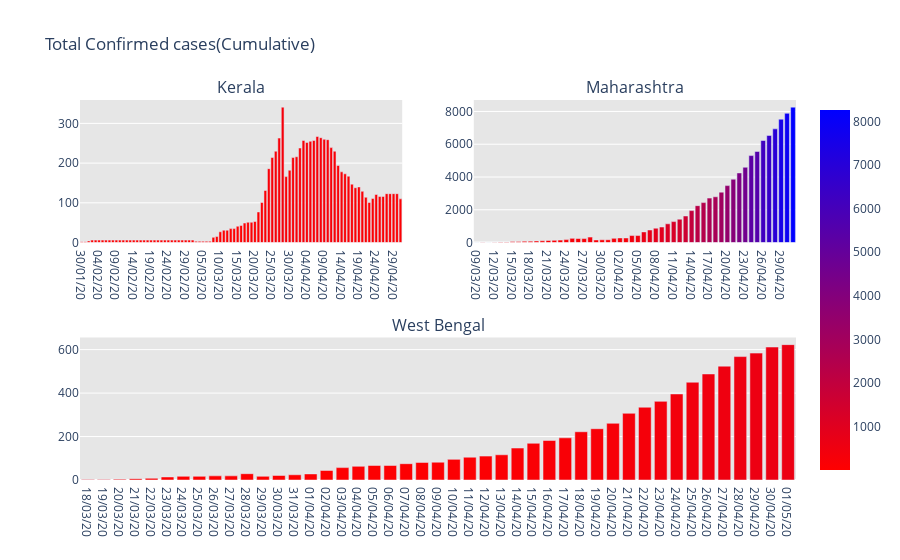

Notebook code cell kept with this figure:
### Code cell
from plotly.subplots import make_subplots

fig = make_subplots(
    rows=2, cols=2,
    specs=[[{}, {}],
           [{"colspan": 2}, None]],
    subplot_titles=("Kerala","Maharashtra", "West Bengal"))

fig.add_trace(go.Bar(x=kerala['Date'], y=kerala['Total Active'],
                    marker=dict(color=kerala['Total Active'], coloraxis="coloraxis")),1, 1)

fig.add_trace(go.Bar(x=mh['Date'], y=mh['Total Active'],
                    marker=dict(color=mh['Total Active'], coloraxis="coloraxis")),1, 2)

fig.add_trace(go.Bar(x=wb['Date'], y=wb['Total Active'],
                    marker=dict(color=wb['Total Active'], coloraxis="coloraxis")),2, 1)

fig.update_layout(coloraxis=dict(colorscale='Bluered_r'), showlegend=False,title_text="Total Confirmed cases(Cumulative)")

fig.update_layout(plot_bgcolor='rgb(230, 230, 230)')
fig.show()

### Figure 1 — Plotly figure (JSON) as saved in the notebook; plotly's stock layout.template omitted (floating-point values rounded to 4 significant figures)
{"data": [{"marker": {"color": [2, 2, 4, 6, 6, 6, 6, 6, 6, 6, 6, 6, 6, 6, 6, 6, 6, 6, 6, 6, 6, 6, 6, 6, 6, 6, 6, 6, 6, 6, 6, 6, 6, 3, 3, 3, 3, 3, 13, 15, 27, 31, 31, 35, 35, 41, 43, 49, 51, 51, 53, 77, 101, 131, 186, 214, 230, 263, 341, 166, 182, 214, 216, 238, 257, 252, 255, 257, 267, 264, 260, 259, 239, 230, 194, 178, 173, 167, 147, 138, 140, 129, 114, 101, 111, 121, 116, 116, 123, 123, 123, 123, 110], "coloraxis": "coloraxis"}, "type": "bar", "x": ["30/01/20", "31/01/20", "01/02/20", "02/02/20", "03/02/20", "04/02/20", "05/02/20", "06/02/20", "07/02/20", "08/02/20", "09/02/20", "10/02/20", "11/02/20", "12/02/20", "13/02/20", "14/02/20", "15/02/20", "16/02/20", "17/02/20", "18/02/20", "19/02/20", "20/02/20", "21/02/20", "22/02/20", "23/02/20", "24/02/20", "25/02/20", "26/02/20", "27/02/20", "28/02/20", "29/02/20", "01/03/20", "02/03/20", "03/03/20", "04/03/20", "05/03/20", "06/03/20", "07/03/20", "08/03/20", "09/03/20", "10/03/20", "11/03/20", "12/03/20", "13/03/20", "14/03/20", "15/03/20", "16/03/20", "17/03/20", "18/03/20", "19/03/20", "20/03/20", "21/03/20", "22/03/20", "23/03/20", "24/03/20", "25/03/20", "26/03/20", "27/03/20", "28/03/20", "29/03/20", "30/03/20", "31/03/20", "01/04/20", "02/04/20", "03/04/20", "04/04/20", "05/04/20", "06/04/20", "07/04/20", "08/04/20", "09/04/20", "10/04/20", "11/04/20", "12/04/20", "13/04/20", "14/04/20", "15/04/20", "16/04/20", "17/04/20", "18/04/20", "19/04/20", "20/04/20", "21/04/20", "22/04/20", "23/04/20", "24/04/20", "25/04/20", "26/04/20", "27/04/20", "28/04/20", "29/04/20", "30/04/20", "01/05/20"], "xaxis": "x", "y": [2, 2, 4, 6, 6, 6, 6, 6, 6, 6, 6, 6, 6, 6, 6, 6, 6, 6, 6, 6, 6, 6, 6, 6, 6, 6, 6, 6, 6, 6, 6, 6, 6, 3, 3, 3, 3, 3, 13, 15, 27, 31, 31, 35, 35, 41, 43, 49, 51, 51, 53, 77, 101, 131, 186, 214, 230, 263, 341, 166, 182, 214, 216, 238, 257, 252, 255, 257, 267, 264, 260, 259, 239, 230, 194, 178, 173, 167, 147, 138, 140, 129, 114, 101, 111, 121, 116, 116, 123, 123, 123, 123, 110], "yaxis": "y"}, {"marker": {"color": [4, 10, 4, 22, 28, 28, 64, 64, 77, 83, 93, 103, 125, 132, 146, 176, 252, 244, 241, 330, 155, 165, 168, 254, 280, 277, 424, 424, 647, 764, 875, 946, 1142, 1276, 1426, 1619, 1948, 2250, 2437, 2711, 2791, 3075, 3473, 3865, 4248, 4594, 5307, 5559, 6229, 6538, 6939, 7530, 7890, 8266], "coloraxis": "coloraxis"}, "type": "bar", "x": ["09/03/20", "10/03/20", "11/03/20", "12/03/20", "13/03/20", "14/03/20", "15/03/20", "16/03/20", "17/03/20", "18/03/20", "19/03/20", "20/03/20", "21/03/20", "22/03/20", "23/03/20", "24/03/20", "25/03/20", "26/03/20", "27/03/20", "28/03/20", "29/03/20", "30/03/20", "31/03/20", "01/04/20", "02/04/20", "03/04/20", "04/04/20", "05/04/20", "06/04/20", "07/04/20", "08/04/20", "09/04/20", "10/04/20", "11/04/20", "12/04/20", "13/04/20", "14/04/20", "15/04/20", "16/04/20", "17/04/20", "18/04/20", "19/04/20", "20/04/20", "21/04/20", "22/04/20", "23/04/20", "24/04/20", "25/04/20", "26/04/20", "27/04/20", "28/04/20", "29/04/20", "30/04/20", "01/05/20"], "xaxis": "x2", "y": [4, 10, 4, 22, 28, 28, 64, 64, 77, 83, 93, 103, 125, 132, 146, 176, 252, 244, 241, 330, 155, 165, 168, 254, 280, 277, 424, 424, 647, 764, 875, 946, 1142, 1276, 1426, 1619, 1948, 2250, 2437, 2711, 2791, 3075, 3473, 3865, 4248, 4594, 5307, 5559, 6229, 6538, 6939, 7530, 7890, 8266], "yaxis": "y2"}, {"marker": {"color": [2, 2, 4, 6, 8, 14, 17, 17, 19, 19, 29, 17, 21, 24, 28, 44, 57, 63, 67, 67, 75, 81, 82, 95, 105, 110, 116, 147, 169, 182, 194, 222, 236, 261, 307, 335, 362, 396, 450, 488, 524, 568, 584, 612, 623], "coloraxis": "coloraxis"}, "type": "bar", "x": ["18/03/20", "19/03/20", "20/03/20", "21/03/20", "22/03/20", "23/03/20", "24/03/20", "25/03/20", "26/03/20", "27/03/20", "28/03/20", "29/03/20", "30/03/20", "31/03/20", "01/04/20", "02/04/20", "03/04/20", "04/04/20", "05/04/20", "06/04/20", "07/04/20", "08/04/20", "09/04/20", "10/04/20", "11/04/20", "12/04/20", "13/04/20", "14/04/20", "15/04/20", "16/04/20", "17/04/20", "18/04/20", "19/04/20", "20/04/20", "21/04/20", "22/04/20", "23/04/20", "24/04/20", "25/04/20", "26/04/20", "27/04/20", "28/04/20", "29/04/20", "30/04/20", "01/05/20"], "xaxis": "x3", "y": [2, 2, 4, 6, 8, 14, 17, 17, 19, 19, 29, 17, 21, 24, 28, 44, 57, 63, 67, 67, 75, 81, 82, 95, 105, 110, 116, 147, 169, 182, 194, 222, 236, 261, 307, 335, 362, 396, 450, 488, 524, 568, 584, 612, 623], "yaxis": "y3"}], "layout": {"annotations": [{"font": {"size": 16}, "showarrow": false, "text": "Kerala", "x": 0.225, "xanchor": "center", "xref": "paper", "y": 1, "yanchor": "bottom", "yref": "paper"}, {"font": {"size": 16}, "showarrow": false, "text": "Maharashtra", "x": 0.775, "xanchor": "center", "xref": "paper", "y": 1, "yanchor": "bottom", "yref": "paper"}, {"font": {"size": 16}, "showarrow": false, "text": "West Bengal", "x": 0.5, "xanchor": "center", "xref": "paper", "y": 0.375, "yanchor": "bottom", "yref": "paper"}], "coloraxis": {"colorscale": [[0, "rgb(255,0,0)"], [1, "rgb(0,0,255)"]]}, "plot_bgcolor": "rgb(230, 230, 230)", "showlegend": false, "title": {"text": "Total Confirmed cases(Cumulative)"}, "xaxis": {"anchor": "y", "domain": [0, 0.45]}, "xaxis2": {"anchor": "y2", "domain": [0.55, 1]}, "xaxis3": {"anchor": "y3", "domain": [0, 1]}, "yaxis": {"anchor": "x", "domain": [0.625, 1]}, "yaxis2": {"anchor": "x2", "domain": [0.625, 1]}, "yaxis3": {"anchor": "x3", "domain": [0, 0.375]}}}
